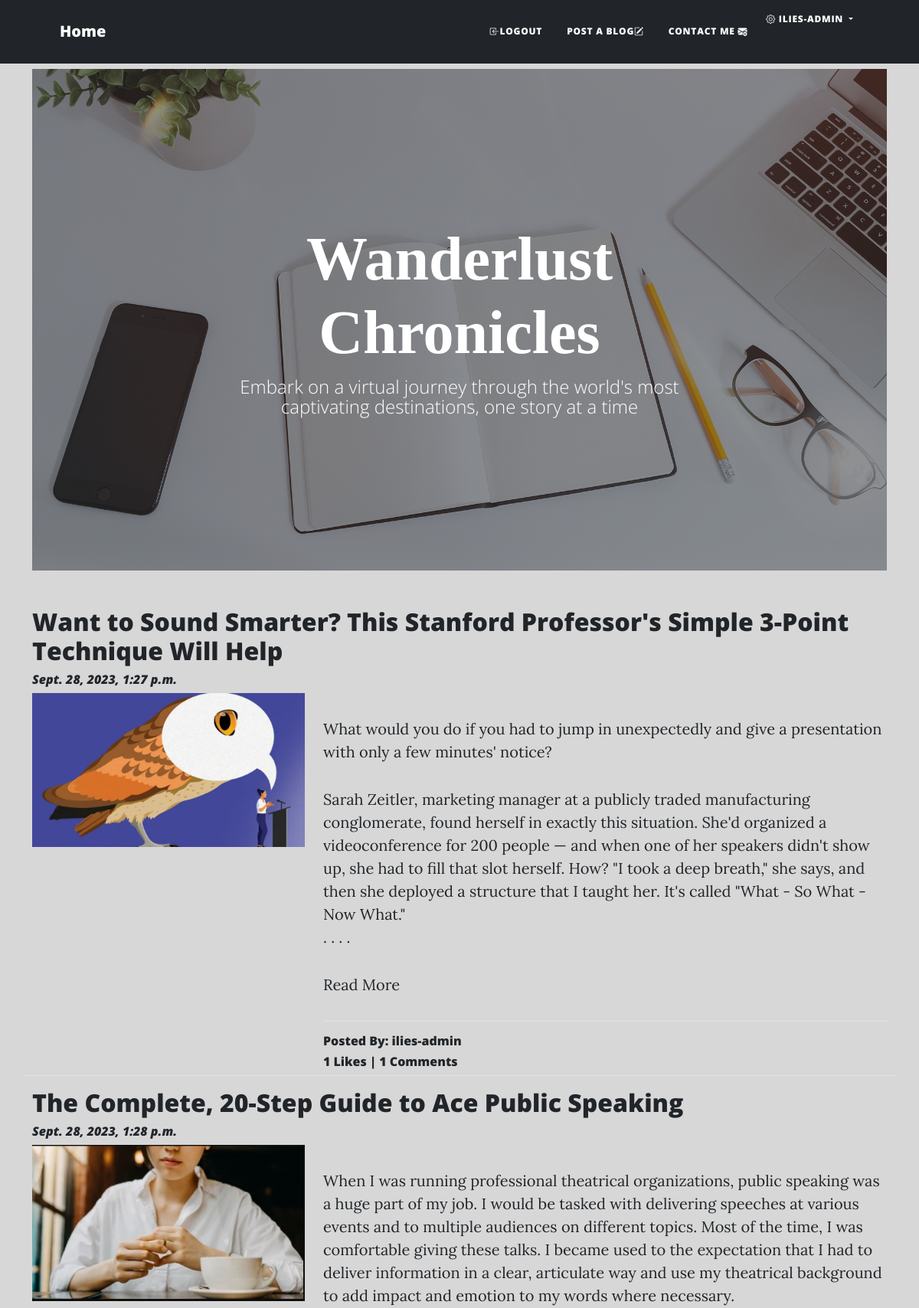
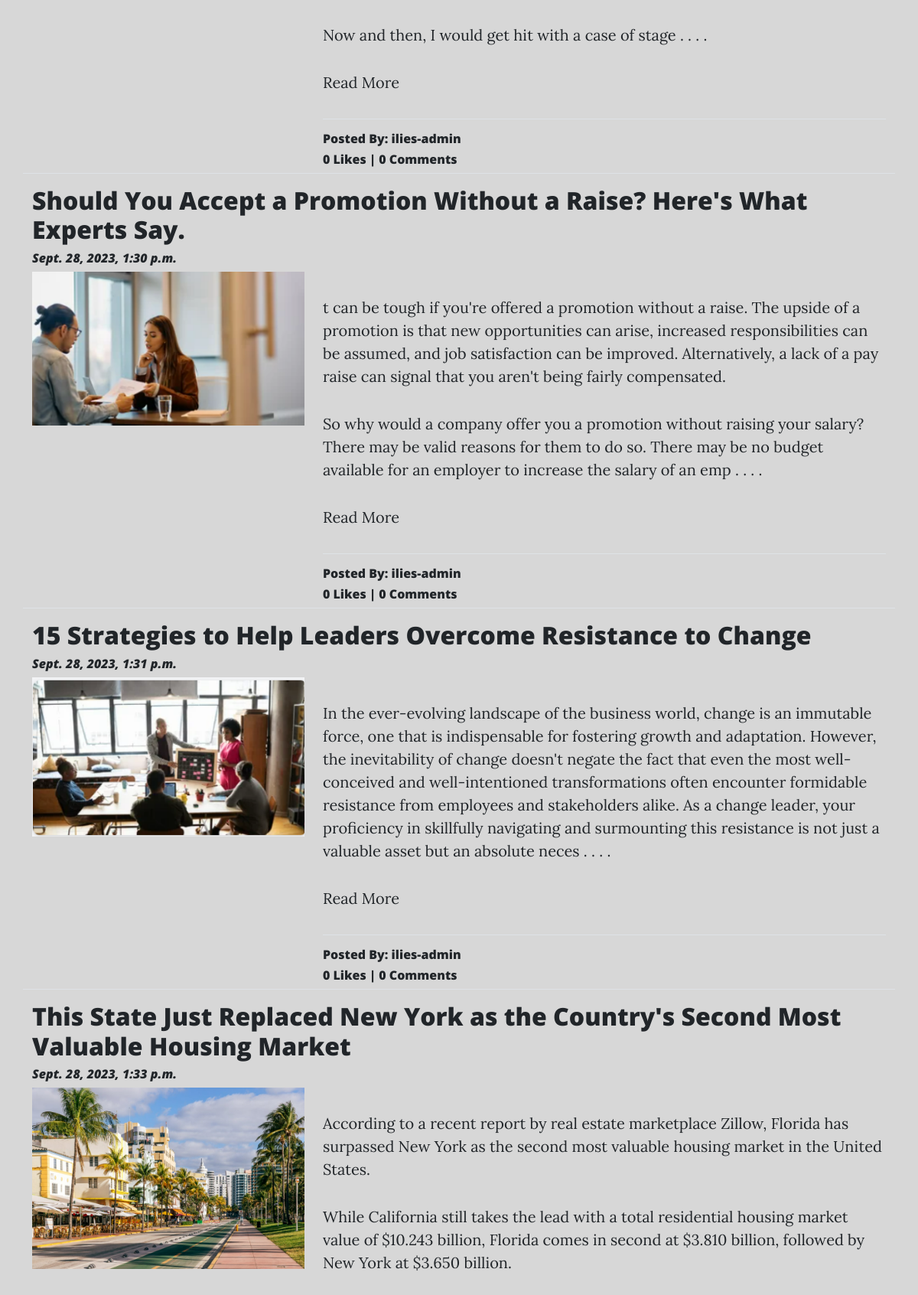
Page /blog/ (signed in, upper part) on the committed database (2 pictures, top to bottom).
### App_Blog/models.py (models this page shows, shortened)
class Blog(models.Model):
    author = models.ForeignKey(User ,on_delete=models.CASCADE, related_name='post_author')
    blog_title = models.CharField(max_length=264,verbose_name='Put a title')
    slug = models.SlugField(max_length=264, unique=True)
    blog_content = models.TextField(verbose_name='what is on you mind ?')
    blog_image = models.ImageField(upload_to='blog_images',verbose_name='Blog Image')
    publish_date = models.DateTimeField(auto_now_add=True)
    update_date = models.DateTimeField(auto_now=True)
    class Meta:
        ordering = ['-publish_date']

### App_Blog/views.py (the view)
# urls.py: path('',views.BlogList.as_view(), name='blog_list'),
class BlogList(ListView):
    context_object_name = 'blogs'
    model = Blog
    template_name = 'App_Blog/blog_list.html'
    queryset = Blog.objects.order_by('publish_date')

### App_Blog/templatetags/custom_filters.py (called while the page is built)
def range_filter(value):
    return value[0:500] +" . . . ."

### templates/App_Blog/blog_list.html (shortened to what this page needs)
{% extends 'base.html' %}
{% load custom_filters %}
{% load static %}
{% block body_block %}
<header class="masthead " style="background-image: url('/media/home-bg.jpg')">
     <div class="container position-relative px-4 px-lg-5">
         <div class="row gx-4 gx-lg-5 justify-content-center">
             <div class="col-md-10 col-lg-8 col-xl-7">
                 <div class="site-heading">
                     <h1 class="Chronicles">Wanderlust Chronicles</h1>
                     <span class="subheading">Embark on a virtual journey through the world's most captivating destinations, one story at a time</span>
                 </div>
             </div>
         </div>
     </div>
   </header>
        {% for blog in blogs %}
        <h2>{{ blog.blog_title }}</h2>
        <h6><i>{{ blog.publish_date }}</i></h6>
        <div class="row">
           <div class="col-sm-4">
                <img src="/media/{{blog.blog_image}}" alt="{{ blog.blog_title }}" title="{{ blog.blog_title }}" width="100%">
           </div>
           <div class="col-sm-8">
                <p>{{ blog.blog_content|range_filter|linebreaks }}
                    {% if user.is_authenticated %}
                    <a href="{% url 'App_Blog:blog_details' slug=blog.slug %}">Read More</a>
                    {% else %}
                    <div class="alert alert-warning" role="alert">
                       <a href="{% url 'App_Login:signin' %}">Login to read More!</a>
                      </div>
                    {% endif %}
                </p>
                <hr>
                <h6>Posted By: <a href="#">{{ blog.author }}</a></h6>
                <h6>{{ blog.liked_blog.count }} Likes | {{ blog.blog_comment.count }} Comments</h6>
           </div>
            <hr>
        </div>
        {% endfor %}
{% endblock body_block %}

### templates/base.html (shortened to what this page needs)
<!doctype html>
<html lang="en">
{% load static %}
  <head>
    <link href="https://cdn.jsdelivr.net/npm/bootstrap@5.3.1/dist/css/bootstrap.min.css" rel="stylesheet">
    <link rel="stylesheet" href="https://cdn.jsdelivr.net/npm/bootstrap-icons@1.10.2/font/bootstrap-icons.css">
        <link href="{% static 'css/styles.css' %}" rel="stylesheet" />
  </head>
  <body style="background-color: #d7d7d7;">
    <nav class="navbar navbar-expand-lg navbar-light bg-dark" id="mainNav">
      <div class="container px-4 px-lg-5">
        <a class="navbar-brand" href="{% url 'index' %}" id="homeLink">Home</a>
        <div class="collapse navbar-collapse" id="navbarResponsive">
          <ul class="navbar-nav ms-auto py-4 py-lg-0">
            {% if user.is_authenticated %}
              <li class="nav-item"><a class="nav-link px-lg-3 py-3 py-lg-4" href="{% url 'App_Login:logout' %}"><i class="bi bi-box-arrow-in-left"></i>Logout</a></li>
              <li class="nav-item"><a class="nav-link px-lg-3 py-3 py-lg-4" href="{% url 'App_Blog:create_blog' %}">Post a Blog<i class="bi bi-pencil-square"></i></a></li>
            {% else %}
              <li class="nav-item"><a class="nav-link px-lg-3 py-3 py-lg-4" href="{% url 'App_Login:signup' %}">Sign Up</a></li>
              <li class="nav-item"><a class="nav-link px-lg-3 py-3 py-lg-4" href="{% url 'App_Login:signin' %}">Login<i class="bi bi-box-arrow-in-right"></i></a></li>
            {% endif %}
            <li class="nav-item"><a class="nav-link px-lg-3 py-3 py-lg-4" href="{% url 'App_Login:contact' %}">Contact Me <i class="bi bi-envelope-plus-fill"></i></a></li>
            {% if user.is_authenticated %}
              <li class="nav-item dropdown">
                <a href="#" class="nav-link dropdown-toggle" id="navbardrop" data-toggle="dropdown">
                  <i class="bi bi-gear"></i> {{ user.username }}
                </a>
              </li>
            {% endif %}
          </ul>
        </div>
      </div>
    </nav>
    <br><br><br>
   <section class="container"  >
    {% block body_block %}
    {% endblock  %}
  </section>
  </body>
</html>

### templates/base.html (style rules this page uses)
#homeLink { color: #fff; }
#navbarResponsive { background-color: #212529; }
#navbarResponsive a.nav-link { color: #DCD2D0; }

### rows in the picture
Blog: blog_title "Want to Sound Smarter? This Stanford Professor's Simple 3-Point Technique Will Help", publish_date "Sept. 28, 2023, 1:27 p.m.", blog_image (picture), blog_content|range_filter "What would you do if you had to jump in unexpectedly and give a presentation with only a few minutes' notice? Sarah Zeitler, marketing manager at a publicly traded manufacturing conglomerate, found herself in exactly this situation. She'd organized a videoconference for 200 people — and when one of her speakers didn't show up, she had to fill that slot herself. How? \"I took a deep breath,\" she says, and then she deployed a structure that I taught her. It's called \"What - So What - Now What.\" . . . .", shows "Read More", author "ilies-admin", liked_blog.count "1", blog_comment.count "1"
Blog: blog_title "The Complete, 20-Step Guide to Ace Public Speaking", publish_date "Sept. 28, 2023, 1:28 p.m.", blog_image (picture), blog_content|range_filter "When I was running professional theatrical organizations, public speaking was a huge part of my job. I would be tasked with delivering speeches at various events and to multiple audiences on different topics. Most of the time, I was comfortable giving these talks. I became used to the expectation that I had to deliver information in a clear, articulate way and use my theatrical background to add impact and emotion to my words where necessary. Now and then, I would get hit with a case of stage . . . .", shows "Read More", author "ilies-admin", liked_blog.count "0", blog_comment.count "0"
Blog: blog_title "Should You Accept a Promotion Without a Raise? Here's What Experts Say.", publish_date "Sept. 28, 2023, 1:30 p.m.", blog_image (picture), blog_content|range_filter "t can be tough if you're offered a promotion without a raise. The upside of a promotion is that new opportunities can arise, increased responsibilities can be assumed, and job satisfaction can be improved. Alternatively, a lack of a pay raise can signal that you aren't being fairly compensated. So why would a company offer you a promotion without raising your salary? There may be valid reasons for them to do so. There may be no budget available for an employer to increase the salary of an emp . . . .", shows "Read More", author "ilies-admin", liked_blog.count "0", blog_comment.count "0"
Blog: blog_title "15 Strategies to Help Leaders Overcome Resistance to Change", publish_date "Sept. 28, 2023, 1:31 p.m.", blog_image (picture), blog_content|range_filter "In the ever-evolving landscape of the business world, change is an immutable force, one that is indispensable for fostering growth and adaptation. However, the inevitability of change doesn't negate the fact that even the most well-conceived and well-intentioned transformations often encounter formidable resistance from employees and stakeholders alike. As a change leader, your proficiency in skillfully navigating and surmounting this resistance is not just a valuable asset but an absolute neces . . . .", shows "Read More", author "ilies-admin", liked_blog.count "0", blog_comment.count "0"
Blog: blog_title "This State Just Replaced New York as the Country's Second Most Valuable Housing Market", publish_date "Sept. 28, 2023, 1:33 p.m.", blog_image (picture), blog_content|range_filter "According to a recent report by real estate marketplace Zillow, Florida has surpassed New York as the second most valuable housing market in the United States. While California still takes the lead with a total residential housing market value of $10.243 billion, Florida comes in second at $3.810 billion, followed by New York at $3.650 billion."

### other values in the picture
{{ user.username }} "ILIES-ADMIN"
